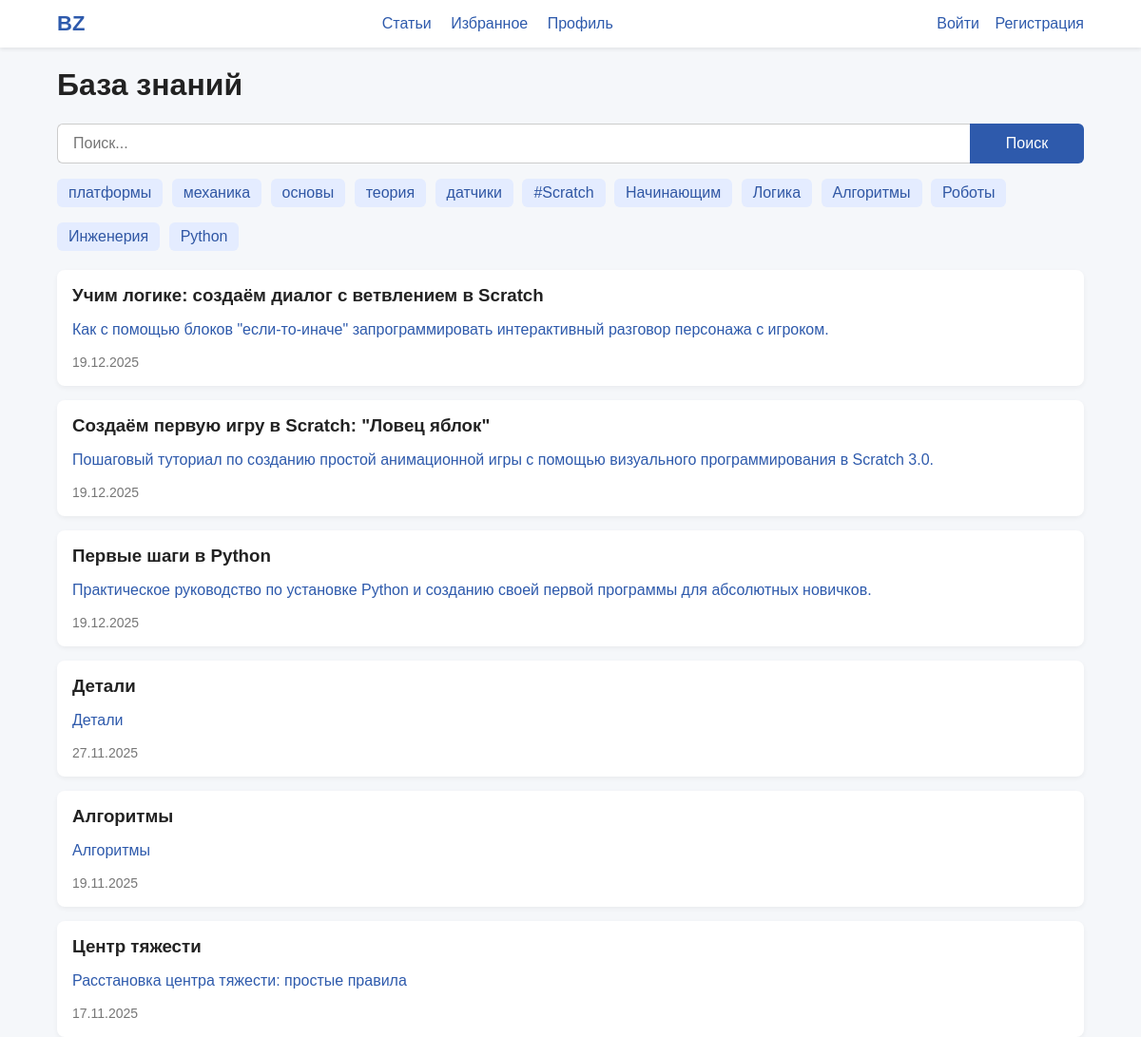
/, run on an earlier commit of the app's database.
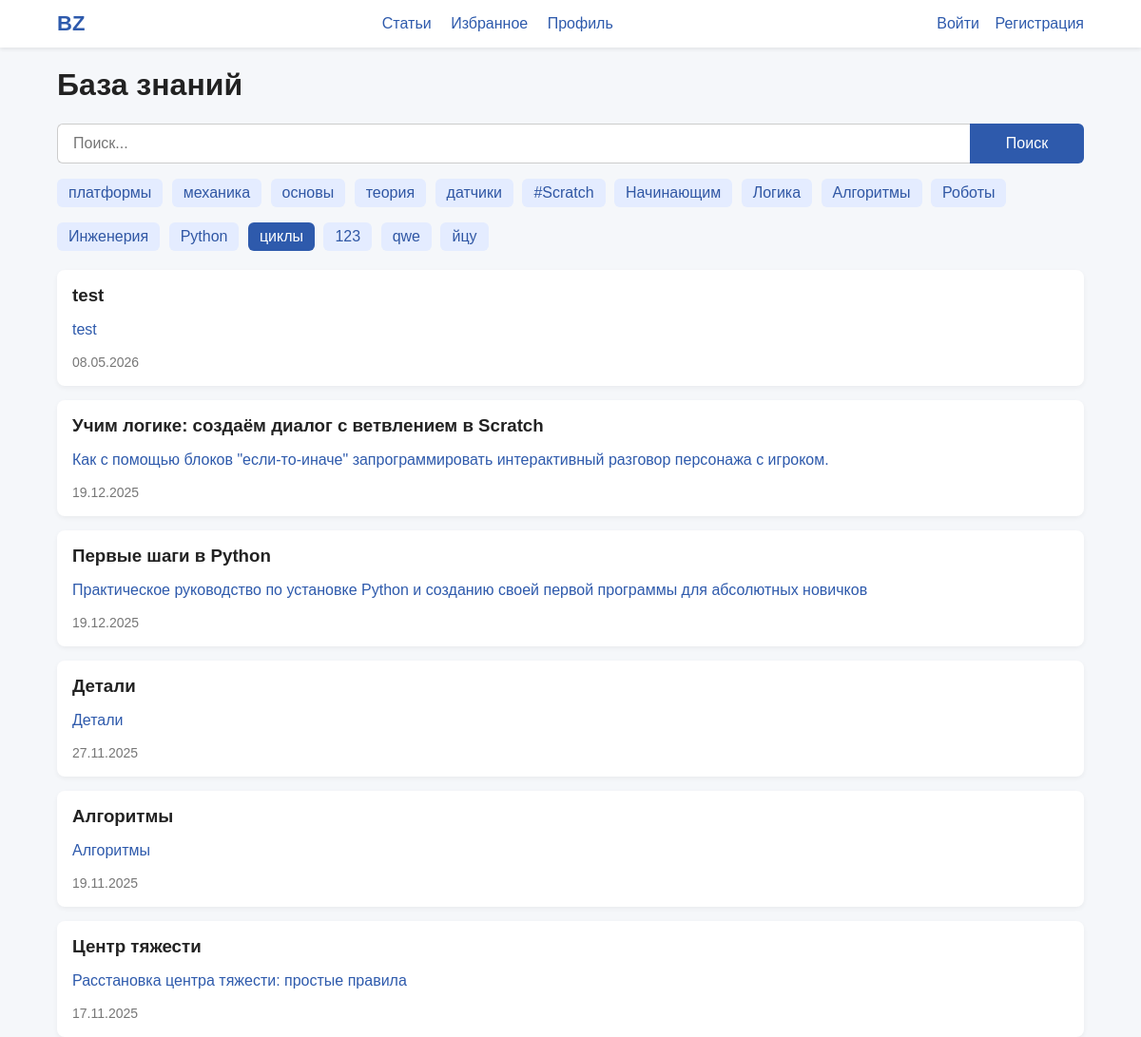
And on a later commit of the database.
### kb/models.py (models this page shows, shortened)
class Tag(models.Model):
    name = models.CharField(max_length=50, unique=True)
    slug = models.SlugField(max_length=60, unique=True, blank=True)

class Article(models.Model):
    title = models.CharField(max_length=255)
    slug = models.SlugField(max_length=255, unique=True, blank=True)
    summary = models.CharField(blank=True)
    content = models.TextField()
    category = models.ForeignKey(Category, null=True, blank=True, on_delete=models.SET_NULL, related_name='articles')
    tags = models.ManyToManyField(Tag, blank=True, related_name='articles')
    author = models.ForeignKey(User, null=True, blank=True, on_delete=models.SET_NULL)
    is_published = models.BooleanField(default=False)
    created_at = models.DateTimeField(auto_now_add=True)
    updated_at = models.DateTimeField(auto_now=True)
    favorited_by = models.ManyToManyField(settings.AUTH_USER_MODEL, related_name='favorites', blank=True)
    edited_by = models.ManyToManyField(settings.AUTH_USER_MODEL, related_name='edited_articles', blank=True)
    editors = models.ManyToManyField(settings.AUTH_USER_MODEL, related_name='can_edit_articles', blank=True)
    image = models.ImageField(upload_to='article_images/', null=True, blank=True)
    class Meta:
        ordering = ['-created_at']
    def get_absolute_url(self):
        return reverse('kb:article_detail', args=[self.slug])

### kb/views.py (the view)
# urls.py: path('', views.ArticleListView.as_view(), name='article_list'),
class ArticleListView(ListView):
    model = Article
    template_name = 'kb/article_list.html'
    context_object_name = 'articles'
    paginate_by = 10
    def get_queryset(self):
        qs = Article.objects.filter(is_published=True)
        q = self.request.GET.get('q')
        tag = self.request.GET.get('tag')
        mine = self.request.GET.get('mine')
        if q:
            qs = qs.filter(Q(title__icontains=q) | Q(content__icontains=q) | Q(summary__icontains=q))
        if tag:
            qs = qs.filter(tags__slug=tag)
        if mine and self.request.user.is_authenticated:
            qs = qs.filter(author=self.request.user)
        return qs.prefetch_related('tags')
    def get_context_data(self, **kwargs):
        ctx = super().get_context_data(**kwargs)
        ctx['tags'] = Tag.objects.all()
        ctx['current_tag'] = self.request.GET.get('tag', '')
        ctx['q'] = self.request.GET.get('q', '')
        ctx['mine'] = self.request.GET.get('mine', '')
        return ctx

### templates/kb/article_list.html (shortened to what this page needs)
{% extends 'kb/base.html' %}
{% block content %}
<h1>База знаний</h1>
<form method="get" class="search-form">
    <input type="text" name="q" placeholder="Поиск..." value="{{ q }}">
    <button type="submit">Поиск</button>
</form>
<div class="tags">
    {% for tag in tags %}
        <a href="?tag={{ tag.slug }}{% if q %}&q={{ q }}{% endif %}"
           class="tag {% if current_tag == tag.slug %}active{% endif %}">
            {{ tag.name }}
        </a>
    {% endfor %}
</div>
<div class="article-list">
    {% for article in articles %}
    <a href="{{ article.get_absolute_url }}" class="article-card">
        <h3>{{ article.title }}</h3>
        <p>{{ article.summary|default:"Описание отсутствует" }}</p>
        <span class="date">{{ article.created_at|date:"d.m.Y" }}</span>
    </a>
    {% empty %}
        <p>Ничего не найдено.</p>
    {% endfor %}
</div>
{% endblock %}

### templates/kb/base.html (shortened to what this page needs)
{% load static %}
<!DOCTYPE html>
<html lang="ru">
<head>
    <link rel="stylesheet" href="{% static 'css/style.css' %}">
</head>
<body>
<header class="header">
    <div class="container header-wrap">
        <a href="{% url 'kb:article_list' %}" class="logo">BZ</a>
        <nav class="nav">
            <a href="{% url 'kb:article_list' %}">Статьи</a>
            <a href="{% url 'kb:favorites' %}">Избранное</a>
            <a href="{% url 'kb:profile' %}">Профиль</a>
        </nav>
        <div class="auth">
            {% if user.is_authenticated %}
                <span>{{ user.username }}</span>
                <form action="{% url 'logout' %}" method="post" style="display:inline;">
                  {% csrf_token %}
                  <button type="submit" class="logout-btn">Выйти</button>
                </form>
            {% else %}
                <a href="{% url 'login' %}">Войти</a>
                <a href="{% url 'kb:register' %}">Регистрация</a>
            {% endif %}
        </div>
    </div>
</header>
<main class="container">
  {% block content %}
  {% endblock %}
</main>
</body>
</html>

### static/css/style.css (style rules this page uses)
body { margin: 0; padding: 0; font-family: Arial, sans-serif; background: #f5f7fa; color: #222; }
.container { width: 90%; max-width: 1200px; margin: auto; }
a { color: #2e5aac; text-decoration: none; }
button, .btn { background: #2e5aac; color: white; border: none; padding: 10px 16px; cursor: pointer; border-radius: 6px; text-decoration: none; display: inline-block; }
.header { background: #fff; padding: 12px 0; box-shadow: 0 2px 4px rgba(0,0,0,0.08); margin-bottom: 20px; }
.header-wrap { display: flex; align-items: center; justify-content: space-between; }
.logo { font-weight: bold; font-size: 22px; color: #2e5aac; }
.nav a { margin-right: 16px; font-weight: 500; }
.auth a { margin-left: 12px; }
.tags { margin-bottom: 20px; }
.tag { display: inline-block; padding: 6px 12px; background: #e4ecff; border-radius: 6px; margin-top: 16px; margin-right: 5px; color: #3057a4; }
.tag.active { background: #2e5aac; color: #fff; }
.article-list { display: grid; gap: 15px; }
.article-card { background: #fff; padding: 16px; border-radius: 8px; box-shadow: 0 2px 5px rgba(0,0,0,0.05); display: block; }
.article-card h3 { margin: 0 0 6px; color: #222; }
.article-card .date { font-size: 14px; color: #777; }
.search-form { display: flex; width: 100%; gap: 0; }
.search-form input[type="text"] { flex: 1; padding: 10px 16px; border-radius: 6px 0 0 6px; border: 1px solid #ccc; border-right: none; height: 42px; font-size: 16px; box-sizing: border-box; margin: 0; }
.search-form button { flex: 0 0 120px; border-radius: 0 6px 6px 0; padding: 10px 16px; font-size: 16px; height: 42px; box-sizing: border-box; }

What changed in the data, as far as the page shows it:
removed Article: title "Создаём первую игру в Scratch: \"Ловец яблок\"", summary "Пошаговый туториал по созданию простой анимационной игры с помощью визуального программирования в Scratch 3.0.", created_at "19.12.2025"
added Tag: name "циклы", slug empty (drawn)
added Tag: name "123"
added Tag: name "qwe"
added Tag: name "йцу"
added Article: title "test", summary "test", created_at "08.05.2026"
changed Article "Первые шаги в Python": summary "Практическое руководство по установке Python и созданию своей первой программы для абсолютных новичков." → "Практическое руководство по установке Python и созданию своей первой программы для абсолютных новичков"
